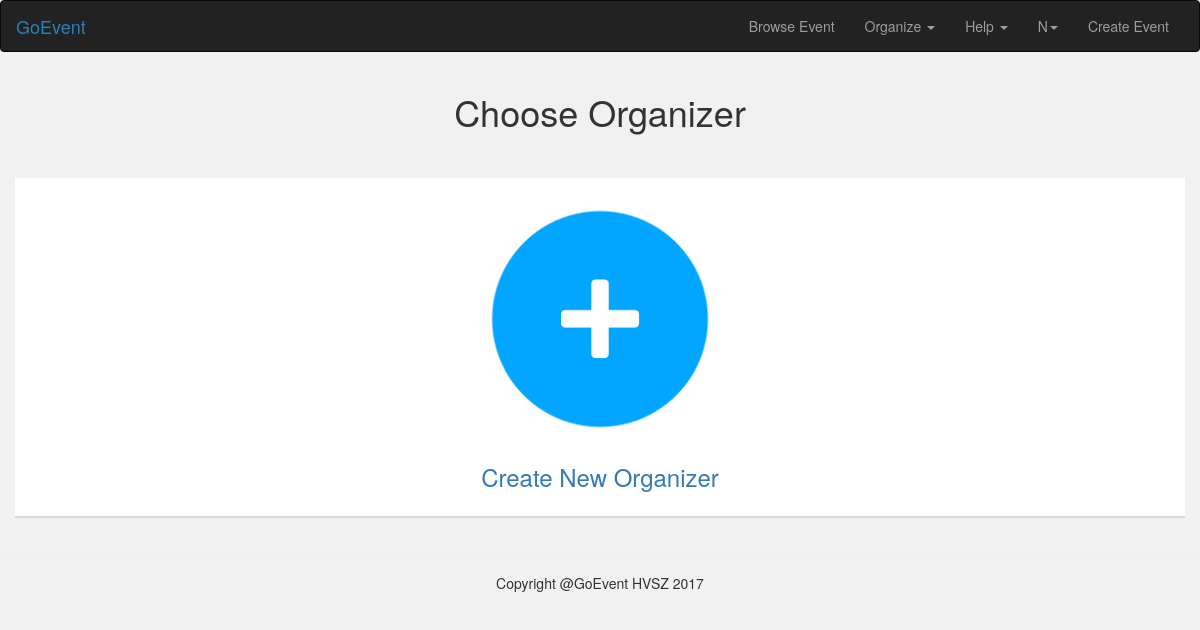
Page /pages/organizer_profile_choose/index.php (signed in) on the earlier database version.
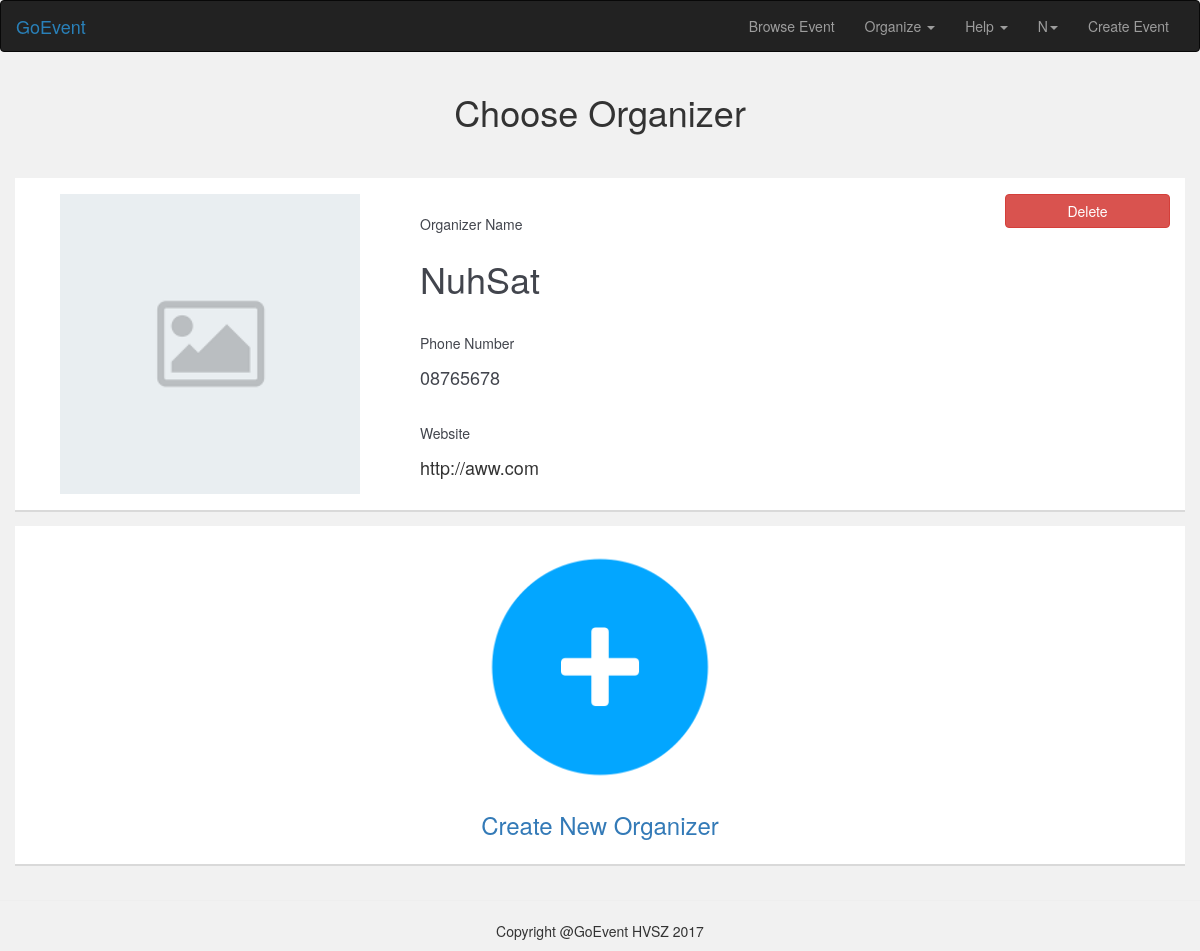
Same page on the later database version.
### tables this page shows
CREATE TABLE `user_organizer` (
  `user_id` int(11) NOT NULL,
  `organizer_id` int(11) NOT NULL
);

CREATE TABLE `organizer` (
  `organizer_id` int(11) NOT NULL,
  `organizer_name` varchar(30) NOT NULL,
  `organizer_description` text NOT NULL,
  `organizer_phone_number` varchar(100) NOT NULL,
  `organizer_address` text NOT NULL,
  `organizer_website` text NOT NULL,
  `organizer_facebook` varchar(100) NOT NULL,
  `organizer_twitter` varchar(100) NOT NULL,
  `organizer_instagram` varchar(100) NOT NULL,
  `organizer_photo` text NOT NULL
);

### pages/backend/organizer_profile_choose.php (called while the page is built)
<?php
    require_once 'dbconnect.php';
 $user_id = $_SESSION['user_id'];
 $query_organizer =mysqli_query($connect, "SELECT * FROM user_organizer INNER JOIN organizer ON user_organizer.organizer_id=organizer.organizer_id WHERE user_id = '$user_id' ");
 ?>

### pages/organizer_profile_choose/index.php (the view, shortened to what this page needs)
<?php
    require_once '../backend/organizer_profile_choose.php';
?>
<!DOCTYPE html>
<html lang="en" >
<head>
  <link href="../../css/bootstrap.min.css" rel="stylesheet">
  <link href="../../css/style.css" rel="stylesheet" />
  <link rel="stylesheet" href="https://maxcdn.bootstrapcdn.com/bootstrap/3.3.7/css/bootstrap.min.css">
    <link rel="stylesheet" href="https://cdnjs.cloudflare.com/ajax/libs/bootstrap-select/1.12.4/css/bootstrap-select.min.css">
</head>
<body class="page_background_snow" style="background-color: #f1f1f1 !important;">
    <nav class="navbar navbar-inverse">
        <div class="container-fluid">
          <div class="navbar-header">
            <a class="navbar-brand" id="goevent_color" href="../../">GoEvent</a>
          </div>
          <div class="collapse navbar-collapse" id="bs-example-navbar-collapse-1">
            <ul class="nav navbar-nav navbar-right">
              <li><a href="../../pages/browse_event">Browse Event</a></li>
              <li class="dropdown">
                <a href="#" class="dropdown-toggle" data-toggle="dropdown" role="button" aria-haspopup="true" aria-expanded="false">Organize <span class="caret"></span></a>
              </li>
              <li class="dropdown">
                <a href="#" class="dropdown-toggle" data-toggle="dropdown" role="button" aria-haspopup="true" aria-expanded="false">Help <span class="caret"></span></a>
              </li>
              <?php if (!empty($_SESSION['user_id'])) { ?>
              <li class="dropdown">
                <a href="#" class="dropdown-toggle" data-toggle="dropdown" role="button" aria-haspopup="true" aria-expanded="false"><?php $user_name = $_SESSION['user_name']; echo strtoupper(substr($user_name,0,1)) ?><span class="caret"></span></a>
              </li>
              <?php } else {
               header('Location: ../sign_in/' );
              } ?>
              <li><a href="../../pages/organizer_profile_choose_create">Create Event</a></li>
            </ul>
          </div>
        </div>
    </nav>
  <div class="container">
    <div class="row">
      <div class="col-lg-12 text-center">
        <h1>Choose Organizer</h1>
      </div>
    </div>
    <br />
    <?php
    if($query_organizer->num_rows > 0 )
    {
      while($row = $query_organizer->fetch_assoc())
      {
        if($row['organizer_id'] == 0) continue ; ?>
      <div onclick="location.href='../organizer_profile?organizer_id= <?php echo $row['organizer_id'] ; ?>';" style="cursor: pointer;" class="row card_browse_event">
        <div class="col-lg-4 text-center">
          <img src="../../photo_organizer/<?php echo $row['organizer_photo']?>" class="img-responsive" style="margin: 0 auto;" onError="this.onerror=null;this.src='../../images/default.png';" alt="Organizer Profile Pict" width="300" height="300" />
        </div>
        <div class="col-lg-6">
                <br />
                <div class="form-group">
                  <label for="exampleInputEmail1" id="date_card">Organizer Name</label>
                  <h1 id="date_card"><?php echo $row['organizer_name']?></h1>
                </div>
                <br />
                <div class="form-group">
                  <label for="exampleInputEmail1" id="date_card">Phone Number</label>
                  <h4 id="date_card"><?php echo $row['organizer_phone_number']?></h4>
                </div>
                <br />
                <div class="form-group">
                  <label for="exampleInputEmail1" id="date_card">Website</label>
                  <h4><?php echo $row['organizer_website']?></h4>
                </div>
        </div>
        <div class="col-lg-2">
        <a href="../backend/delete_organizer.php?organizer_id= <?php echo $row['organizer_id'] ; ?>" class="btn btn-danger btn-round btn-block">Delete</a>
        </div>
      </div>
    <?php }}?>
    <a href="../organizer_profile?organizer_id=%200">
      <div class="row card_browse_event">
        <div class="col-lg-4 text-center"></div>
        <div class="col-lg-4 text-center">
          <img src="../../images/add.png" class="img-responsive" style="margin: 0 auto;" alt="Organizer Profile Pict" width="250" height="250" />
          <h3>Create New Organizer</h3>
        </div>
        <div class="col-lg-4"></div>
      </div>
    </a>
  </div>
  <footer>
    <hr />
    <div class="container">
      <p class="text-center">Copyright @GoEvent   HVSZ 2017</p>
    </div>
  </footer>
</body>
</html>

### css/style.css (style rules this page uses)
html, body { height: 100%; width: 100%; font-family: Comfortaa, Arial, sans-serif; }
#goevent_color { color: #2980b9; }
.btn-round { border-radius: 17px; }
#date_card { font-weight: 400; color: #42454d; }
.page_background_snow { background-color: #f1f1f1 !important; }
.card_browse_event { background-color: white; margin: 2vh 10vw 2vh 0vw; padding: 2vh 0vw 2vh 0vw; box-shadow: 0 0px 0px 0 rgba(0, 0, 0, 0.05), 0 2px 0px 0 rgba(0, 0, 0, 0.1 ); }

Differences in the rows shown:
added user_organizer: organizer.organizer_name "NuhSat", organizer.organizer_phone_number "08765678", organizer.organizer_website "http://aww.com"
